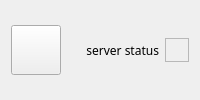
        <widget class="QWidget" name="headerContainer" native="true">
         <layout class="QHBoxLayout" name="horizontalLayout_3">
          <item>
           <widget class="QPushButton" name="btnNotification">
            <property name="minimumSize">
             <size>
              <width>50</width>
              <height>50</height>
             </size>
            </property>
            <property name="maximumSize">
             <size>
              <width>50</width>
              <height>50</height>
             </size>
            </property>
            <property name="toolTip">
             <string>Notification</string>
            </property>
            <property name="text">
             <string/>
            </property>
           </widget>
          </item>
          <item>
           <widget class="QLabel" name="label">
            <property name="font">
             <font>
              <family>8BIT WONDER(RUS BY LYAJKA)</family>
             </font>
            </property>
            <property name="text">
             <string>server status</string>
            </property>
            <property name="alignment">
             <set>Qt::AlignRight|Qt::AlignTrailing|Qt::AlignVCenter</set>
            </property>
           </widget>
          </item>
          <item>
           <widget class="QFrame" name="frame_7">
            <property name="minimumSize">
             <size>
              <width>24</width>
              <height>24</height>
             </size>
            </property>
            <property name="maximumSize">
             <size>
              <width>24</width>
              <height>24</height>
             </size>
            </property>
            <property name="frameShape">
             <enum>QFrame::StyledPanel</enum>
            </property>
            <property name="frameShadow">
             <enum>QFrame::Raised</enum>
            </property>
           </widget>
          </item>
         </layout>
        </widget>
